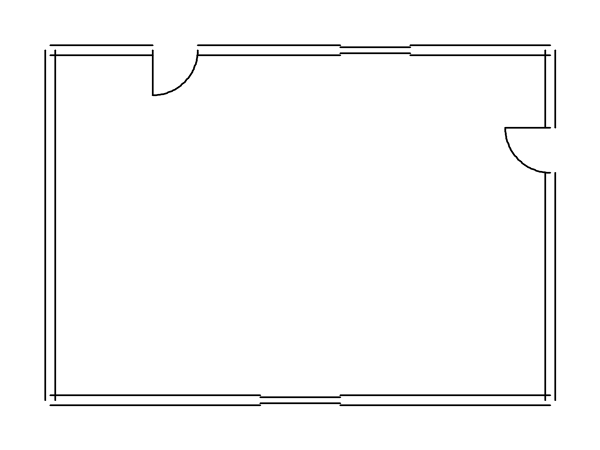
#> input picture synthetic/generated/floorplan_0001.png, 1200 x 900 px (shown at 1/2 size)
$ python -i ocr_preprocessing.py   (imports and definitions only)
#> lines starting #> are read from the running program, lines starting #| are printed output that depends on the picture; after the words box and inside, x2 and y2 are one past the last pixel; in counts of white or black regions, pixels touching at a corner belong together
#> further down, picture is the input picture: shape (900, 1200, 3); min 0, max 255, mean 249.4
"""OCR preprocessing and text-mask helpers for floor-plan images."""

from __future__ import annotations

from dataclasses import dataclass

import cv2
import numpy as np


@dataclass(frozen=True)
class OCRVariant:
    """An OCR-ready image variant."""

    name: str
    image: np.ndarray


def prepare_ocr_variants(
    image: np.ndarray,
    *,
    max_side: int = 5000,
) -> tuple[list[OCRVariant], float, float]:
    """
    Prepare several OCR-friendly versions of a floor-plan image.

    Returns:
        variants:
            OCR-ready image variants.
        scale_x:
            Horizontal scale applied to the source image.
        scale_y:
            Vertical scale applied to the source image.
    """
#> called with max_side = 5000
    if image is None or image.size == 0:
        raise ValueError("Input image is empty.")

    height, width = image.shape[:2]
#> height = 900; width = 1200

    longest = max(height, width)
#> longest = 1200

    scale = min(2.0, 2200.0 / longest) if longest < 2200 else 1.0
#> scale = 1.83

    if longest > max_side:
        scale = max_side / longest

    if abs(scale - 1.0) > 0.01:
        image = cv2.resize(
            image,
            (
                max(1, round(width * scale)),
                max(1, round(height * scale)),
            ),
            interpolation=cv2.INTER_CUBIC if scale > 1 else cv2.INTER_AREA,
        )
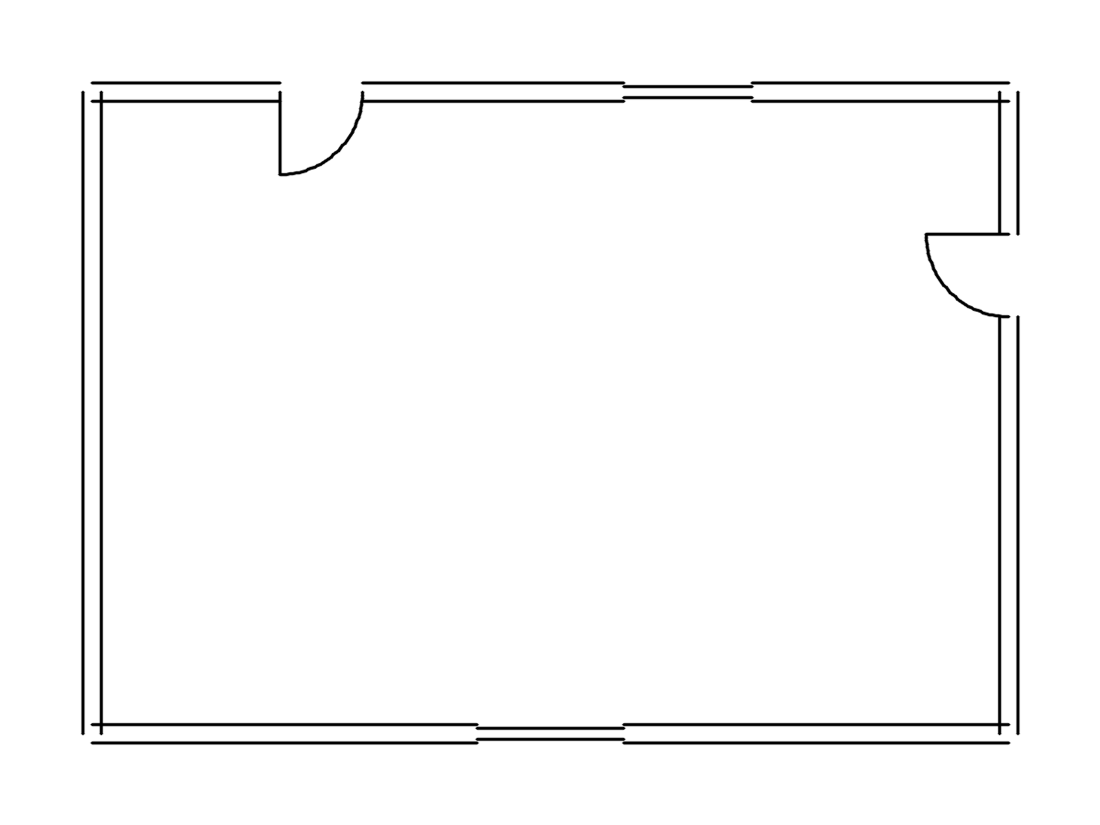
#> image: shape (1650, 2200, 3) (shown at 1/2 size); min 0, max 255, mean 249.5

    scale_x = image.shape[1] / width
#> scale_x = 1.83
    scale_y = image.shape[0] / height
#> scale_y = 1.83

    gray = cv2.cvtColor(image, cv2.COLOR_BGR2GRAY)

    clahe = cv2.createCLAHE(
        clipLimit=2.0,
        tileGridSize=(8, 8),
    )

    enhanced = clahe.apply(gray)

    denoised = cv2.fastNlMeansDenoising(
        enhanced,
        None,
        h=7,
        templateWindowSize=7,
        searchWindowSize=21,
    )

    _, otsu = cv2.threshold(
        denoised,
        0,
        255,
        cv2.THRESH_BINARY + cv2.THRESH_OTSU,
    )
#> otsu: shape (1650, 2200); 97.8% white; 14 black regions, largest, box (x1, y1, x2, y2) and area: (181, 181, 1251, 1470) 22559, (1244, 181, 2021, 1470) 17788, (162, 181, 169, 1470) 7728

    min_dimension = min(denoised.shape[:2])
#> min_dimension = 1650

    block = min(35, min_dimension if min_dimension % 2 else min_dimension - 1)
#> block = 35
    block = max(3, block)

    adaptive_c7 = cv2.adaptiveThreshold(
        denoised,
        255,
        cv2.ADAPTIVE_THRESH_GAUSSIAN_C,
        cv2.THRESH_BINARY,
        block,
        7,
    )
#> adaptive_c7: shape (1650, 2200); 97.7% white; 14 black regions, largest, box (x1, y1, x2, y2) and area: (180, 181, 1251, 1471) 23350, (1244, 181, 2022, 1471) 19655, (162, 181, 170, 1471) 7746

    adaptive_c13 = cv2.adaptiveThreshold(
        denoised,
        255,
        cv2.ADAPTIVE_THRESH_GAUSSIAN_C,
        cv2.THRESH_BINARY,
        block,
        13,
    )
#> adaptive_c13: shape (1650, 2200); 97.7% white; 14 black regions, largest, box (x1, y1, x2, y2) and area: (180, 181, 1251, 1471) 23296, (1244, 181, 2021, 1471) 19574, (162, 181, 170, 1471) 7739

    variants = [
        OCRVariant("enhanced_gray", denoised),
        OCRVariant("otsu", otsu),
        OCRVariant("adaptive_c7", adaptive_c7),
        OCRVariant("adaptive_c13", adaptive_c13),
    ]

    return variants, scale_x, scale_y


# [225 lines left out: functions _extract_text_pixels, _detect_structural_lines, build_text_mask, remove_text_from_image, not called in this run]

>>> import cv2
>>> picture = cv2.imread('../../synthetic/generated/floorplan_0001.png')
>>> result = prepare_ocr_variants(picture)
